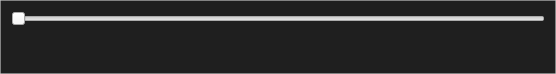
<?xml version="1.0" encoding="UTF-8"?>
<ui version="4.0">
 <class>videobar</class>
 <widget class="QWidget" name="videobar">
  <property name="windowModality">
   <enum>Qt::NonModal</enum>
  </property>
  <property name="geometry">
   <rect>
    <x>0</x>
    <y>0</y>
    <width>556</width>
    <height>74</height>
   </rect>
  </property>
  <property name="windowTitle">
   <string>Form</string>
  </property>
  <property name="layoutDirection">
   <enum>Qt::LeftToRight</enum>
  </property>
  <property name="styleSheet">
   <string notr="true">QWidget#videobar {
	border: 1px solid rgba(200,200,200,150);
	background-color: rgb(31, 31, 31);
}
</string>
  </property>
  <layout class="QVBoxLayout" name="verticalLayout">
   <item>
    <widget class="QSlider" name="video_slider">
     <property name="cursor">
      <cursorShape>PointingHandCursor</cursorShape>
     </property>
     <property name="maximum">
      <number>1000</number>
     </property>
     <property name="orientation">
      <enum>Qt::Horizontal</enum>
     </property>
     <property name="tickPosition">
      <enum>QSlider::NoTicks</enum>
     </property>
    </widget>
   </item>
   <item>
    <layout class="QHBoxLayout" name="horizontalLayout">
     <item>
      <spacer name="horizontalSpacer_2">
       <property name="orientation">
        <enum>Qt::Horizontal</enum>
       </property>
       <property name="sizeHint" stdset="0">
        <size>
         <width>40</width>
         <height>20</height>
        </size>
       </property>
      </spacer>
     </item>
     <item>
      <widget class="QPushButton" name="start_btn">
       <property name="sizePolicy">
        <sizepolicy hsizetype="Minimum" vsizetype="Fixed">
         <horstretch>0</horstretch>
         <verstretch>0</verstretch>
        </sizepolicy>
       </property>
       <property name="minimumSize">
        <size>
         <width>30</width>
         <height>30</height>
        </size>
       </property>
       <property name="maximumSize">
        <size>
         <width>30</width>
         <height>30</height>
        </size>
       </property>
       <property name="cursor">
        <cursorShape>PointingHandCursor</cursorShape>
       </property>
       <property name="styleSheet">
        <string>QPushButton {
background-color: transparent;
border-radius: 3px
}

QPushButton:hover {
background-color: rgb(85, 85, 85);
}</string>
       </property>
       <property name="text">
        <string/>
       </property>
       <property name="icon">
        <iconset>
         <normaloff>../images/video start.png</normaloff>../images/video start.png</iconset>
       </property>
       <property name="iconSize">
        <size>
         <width>20</width>
         <height>20</height>
        </size>
       </property>
      </widget>
     </item>
     <item>
      <widget class="QPushButton" name="backward_btn">
       <property name="sizePolicy">
        <sizepolicy hsizetype="Minimum" vsizetype="Fixed">
         <horstretch>0</horstretch>
         <verstretch>0</verstretch>
        </sizepolicy>
       </property>
       <property name="minimumSize">
        <size>
         <width>30</width>
         <height>30</height>
        </size>
       </property>
       <property name="maximumSize">
        <size>
         <width>30</width>
         <height>30</height>
        </size>
       </property>
       <property name="cursor">
        <cursorShape>PointingHandCursor</cursorShape>
       </property>
       <property name="styleSheet">
        <string>QPushButton {
background-color: transparent;
border-radius: 3px
}

QPushButton:hover {
background-color: rgb(85, 85, 85);
}</string>
       </property>
       <property name="text">
        <string/>
       </property>
       <property name="icon">
        <iconset>
         <normaloff>../images/video backward.png</normaloff>../images/video backward.png</iconset>
       </property>
       <property name="iconSize">
        <size>
         <width>20</width>
         <height>20</height>
        </size>
       </property>
      </widget>
     </item>
     <item>
      <widget class="QPushButton" name="pause_btn">
       <property name="sizePolicy">
        <sizepolicy hsizetype="Minimum" vsizetype="Fixed">
         <horstretch>0</horstretch>
         <verstretch>0</verstretch>
        </sizepolicy>
       </property>
       <property name="minimumSize">
        <size>
         <width>30</width>
         <height>30</height>
        </size>
       </property>
       <property name="maximumSize">
        <size>
         <width>30</width>
         <height>30</height>
        </size>
       </property>
       <property name="cursor">
        <cursorShape>PointingHandCursor</cursorShape>
       </property>
       <property name="styleSheet">
        <string>QPushButton {
background-color: transparent;
border-radius: 3px
}

QPushButton:hover {
background-color: rgb(85, 85, 85);
}</string>
       </property>
       <property name="text">
        <string/>
       </property>
       <property name="icon">
        <iconset>
         <normaloff>../images/video pause.png</normaloff>../images/video pause.png</iconset>
       </property>
       <property name="iconSize">
        <size>
         <width>20</width>
         <height>20</height>
        </size>
       </property>
      </widget>
     </item>
     <item>
      <widget class="QPushButton" name="play_btn">
       <property name="sizePolicy">
        <sizepolicy hsizetype="Minimum" vsizetype="Fixed">
         <horstretch>0</horstretch>
         <verstretch>0</verstretch>
        </sizepolicy>
       </property>
       <property name="minimumSize">
        <size>
         <width>30</width>
         <height>30</height>
        </size>
       </property>
       <property name="maximumSize">
        <size>
         <width>30</width>
         <height>30</height>
        </size>
       </property>
       <property name="cursor">
        <cursorShape>PointingHandCursor</cursorShape>
       </property>
       <property name="styleSheet">
        <string>QPushButton {
background-color: transparent;
border-radius: 3px
}

QPushButton:hover {
background-color: rgb(85, 85, 85);
}</string>
       </property>
       <property name="text">
        <string/>
       </property>
       <property name="icon">
        <iconset>
         <normaloff>../images/video play.png</normaloff>../images/video play.png</iconset>
       </property>
       <property name="iconSize">
        <size>
         <width>20</width>
         <height>20</height>
        </size>
       </property>
      </widget>
     </item>
     <item>
      <widget class="QPushButton" name="stop_btn">
       <property name="sizePolicy">
        <sizepolicy hsizetype="Minimum" vsizetype="Fixed">
         <horstretch>0</horstretch>
         <verstretch>0</verstretch>
        </sizepolicy>
       </property>
       <property name="minimumSize">
        <size>
         <width>30</width>
         <height>30</height>
        </size>
       </property>
       <property name="maximumSize">
        <size>
         <width>30</width>
         <height>30</height>
        </size>
       </property>
       <property name="cursor">
        <cursorShape>PointingHandCursor</cursorShape>
       </property>
       <property name="styleSheet">
        <string notr="true">QPushButton {
background-color: transparent;
border-radius: 3px
}

QPushButton:hover {
background-color: rgb(85, 85, 85);
}</string>
       </property>
       <property name="text">
        <string/>
       </property>
       <property name="icon">
        <iconset>
         <normaloff>../images/video stop.png</normaloff>../images/video stop.png</iconset>
       </property>
       <property name="iconSize">
        <size>
         <width>20</width>
         <height>20</height>
        </size>
       </property>
      </widget>
     </item>
     <item>
      <widget class="QPushButton" name="forward_btn">
       <property name="sizePolicy">
        <sizepolicy hsizetype="Minimum" vsizetype="Fixed">
         <horstretch>0</horstretch>
         <verstretch>0</verstretch>
        </sizepolicy>
       </property>
       <property name="minimumSize">
        <size>
         <width>30</width>
         <height>30</height>
        </size>
       </property>
       <property name="maximumSize">
        <size>
         <width>30</width>
         <height>30</height>
        </size>
       </property>
       <property name="cursor">
        <cursorShape>PointingHandCursor</cursorShape>
       </property>
       <property name="styleSheet">
        <string>QPushButton {
background-color: transparent;
border-radius: 3px
}

QPushButton:hover {
background-color: rgb(85, 85, 85);
}</string>
       </property>
       <property name="text">
        <string/>
       </property>
       <property name="icon">
        <iconset>
         <normaloff>../images/video forward.png</normaloff>../images/video forward.png</iconset>
       </property>
       <property name="iconSize">
        <size>
         <width>20</width>
         <height>20</height>
        </size>
       </property>
      </widget>
     </item>
     <item>
      <widget class="QPushButton" name="end_btn">
       <property name="sizePolicy">
        <sizepolicy hsizetype="Minimum" vsizetype="Fixed">
         <horstretch>0</horstretch>
         <verstretch>0</verstretch>
        </sizepolicy>
       </property>
       <property name="minimumSize">
        <size>
         <width>30</width>
         <height>30</height>
        </size>
       </property>
       <property name="maximumSize">
        <size>
         <width>30</width>
         <height>30</height>
        </size>
       </property>
       <property name="cursor">
        <cursorShape>PointingHandCursor</cursorShape>
       </property>
       <property name="styleSheet">
        <string>QPushButton {
background-color: transparent;
border-radius: 3px
}

QPushButton:hover {
background-color: rgb(85, 85, 85);
}</string>
       </property>
       <property name="text">
        <string/>
       </property>
       <property name="icon">
        <iconset>
         <normaloff>../images/video end.png</normaloff>../images/video end.png</iconset>
       </property>
       <property name="iconSize">
        <size>
         <width>20</width>
         <height>20</height>
        </size>
       </property>
      </widget>
     </item>
     <item>
      <spacer name="horizontalSpacer">
       <property name="orientation">
        <enum>Qt::Horizontal</enum>
       </property>
       <property name="sizeHint" stdset="0">
        <size>
         <width>40</width>
         <height>20</height>
        </size>
       </property>
      </spacer>
     </item>
    </layout>
   </item>
  </layout>
 </widget>
 <resources/>
 <connections/>
</ui>
